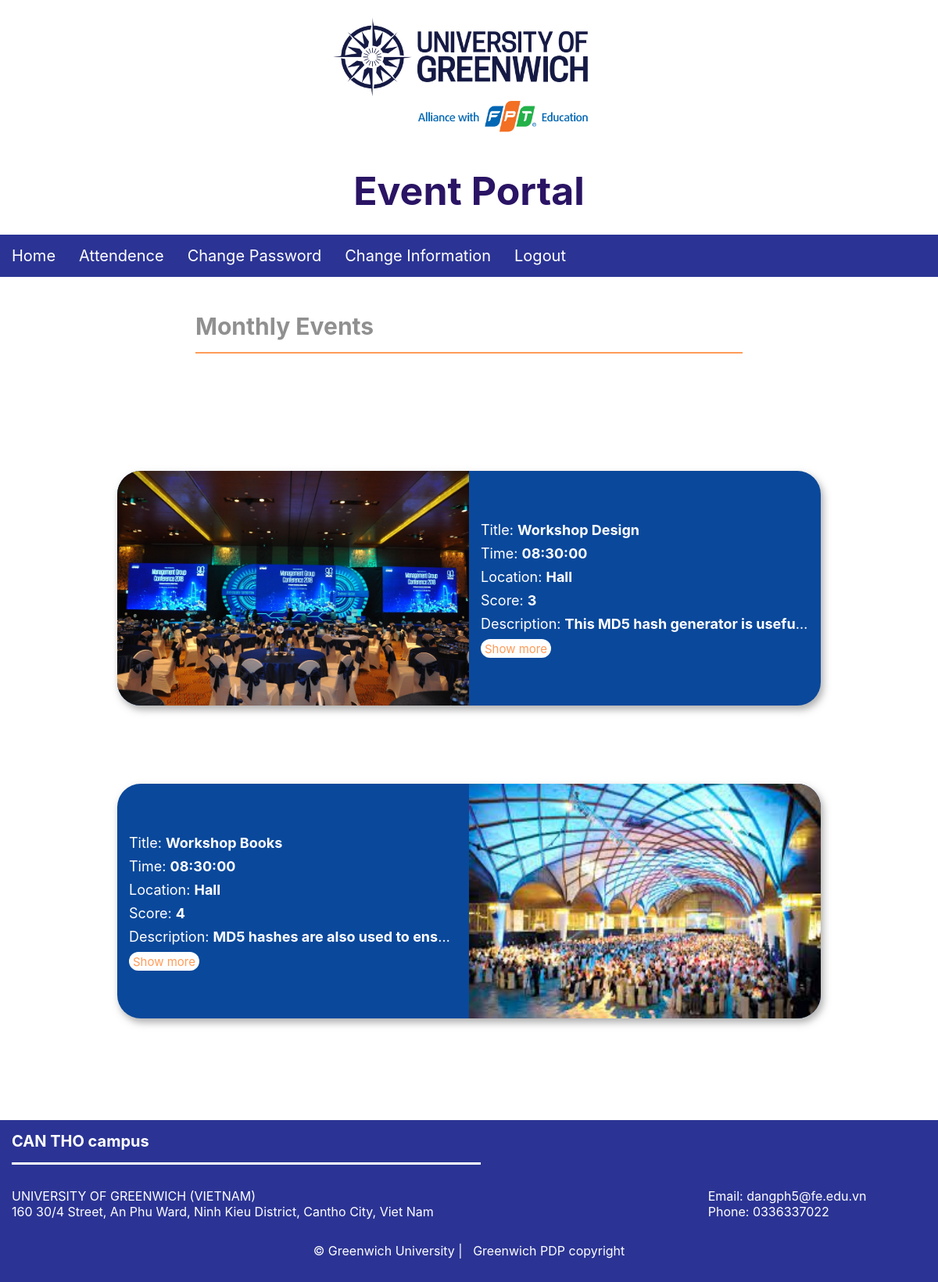
Screenshot of /index.php?page=home (signed in) with the database file from the repository.
### tables this page shows
CREATE TABLE `event` (
  `event_id` int(11) NOT NULL,
  `event_title` varchar(200) NOT NULL,
  `description` varchar(1000) NOT NULL,
  `date` date NOT NULL,
  `location` varchar(200) NOT NULL,
  `score` int(11) NOT NULL,
  `time_start` time NOT NULL,
  `time_end` time NOT NULL,
  `image` varchar(500) NOT NULL
);

### Views/EventMonth.php (the view, shortened to what this page needs)
<?php
include_once('./Libs/index.php');
include_once('./connectDB.php');
?>
<body>
    <div class="et-container">
        <h2 class="et-title">Monthly Events</h2>
        <div class="et-block">
            <?php
            $sql = "SELECT * FROM `event` WHERE event_id>0";
            $result = mysqli_query($conn, $sql);
            $no = 1;
            while ($row = mysqli_fetch_array($result,  MYSQLI_ASSOC)) {
            ?>
                <?php if ($no % 2 != 0) { ?>
                    <div class="et-piece">
                        <img src="./Assets/Image/<?php echo $row['image'] ?>" alt="450x300" class="et-figure p1">
                        <div class="et-piece-info p2">
                            <div class="et-detail">Title: <b><?php echo $row['event_title'] ?></b></div>
                            <div class="et-detail">Time: <b><?php echo $row['time_start'] ?></b></div>
                            <div class="et-detail">Location: <b><?php echo $row['location'] ?></b></div>
                            <div class="et-detail">Score: <b><?php echo $row['score'] ?></b></div>
                            <div class="et-detail">Description: <b><?php echo $row['description'] ?></b></div>
                            <a class="et-more-info" href="?page=home&&id=<?php echo $row['event_id'] ?>">Show more</a>
                        </div>
                    </div>
                <?php } else { ?>
                    <div class="et-piece">
                        <img src="./Assets/Image/<?php echo $row['image'] ?>" alt="450x300" class="et-figure p3">
                        <div class="et-piece-info p4">
                            <div class="et-detail">Title: <b><?php echo $row['event_title'] ?></b></div>
                            <div class="et-detail">Time: <b><?php echo $row['time_start'] ?></b></div>
                            <div class="et-detail">Location: <b><?php echo $row['location'] ?></b></div>
                            <div class="et-detail">Score: <b><?php echo $row['score'] ?></b></div>
                            <div class="et-detail">Description: <b><?php echo $row['description'] ?></b></div>
                            <a class="et-more-info" href="?page=home&&id=<?php echo $row['event_id'] ?>">Show more</a>
                        </div>
                    </div>
            <?php }
                $no++;
            } ?>
        </div>
    </div>
</body>

### Assets/css/Index.css (style rules this page uses)
:root { --blue: #2B3494; --orange: #FF7518; --white: #fff; --blueTrans: rgba(43,52,148,0.9); --orangeTrans: rgba(255,117,24,0.9); --whiteTrans: rgba(255,255,255,0.9); --blueViolet: #2A1464; }
* { margin: 0px; padding: 0px; font-family: -apple-system, BlinkMacSystemFont, 'Segoe UI', Roboto, Oxygen, Ubuntu, Cantarell, 'Open Sans', 'Helvetica Neue', sans-serif; }
.header { display: block; height: 300px; background-color: var(--white); }
.header-logo { width: auto; height: 200px; margin-left: 50%; transform: translateX(-50%); }
.header-title { font-size: 50px; text-align: center; margin-top: calc(50px - 40px); color: var(--blueViolet); }
.menu { width: 100%; height: fit-content; background-color: var(--blue); }
.menu-bar { display: flex; list-style: none; }
.menu-item { height: fit-content; padding: 15px 15px 15px 15px; cursor: pointer; }
.menu-link { color: var(--white); text-decoration: none; font-size: 20px; text-align: center; }
.footer { display: block; background-color: var(--blue); color: var(--white); font-size: 20px; padding-bottom: 30px; }
.footer-title { padding: 15px 0px; border-bottom: 3px solid white; width: 50%; margin: 0px 15px 30px 15px; font-size: 20px; }
.block-info { display: flex; flex-flow: row wrap; margin: 30px 15px 30px 15px; }
.left-info { margin-right: 15%; font-size: 16px; }
.right-info { margin-left: 15%; font-size: 16px; }
.info-char { width: max-content; font-size: 16px; }
.link-info { color: var(--white); text-decoration: none; font-size: 16px; }
.ft-coppyright { text-align: center; font-size: 16px; }

### Assets/css/Login.css (style rules this page uses)
* { margin: 0; padding: 0; font-family: -apple-system, BlinkMacSystemFont, 'Segoe UI', Roboto, Oxygen, Ubuntu, Cantarell, 'Open Sans', 'Helvetica Neue', sans-serif; }

### Assets/css/User.css (style rules this page uses)
* { padding: 0px; margin: 0px; font-family: -apple-system, BlinkMacSystemFont, 'Segoe UI', Roboto, Oxygen, Ubuntu, Cantarell, 'Open Sans', 'Helvetica Neue', sans-serif; }
:root { --grayTitle: #909090; --orangeBorder: #ff9c59; --bluePiece: #0a489b; --evDetail: #fff; --shadow: rgba(100,100,100,0.5); --transBlack: rgba(12,12,12,0.5); --litghtBlack: rgba(30,30,30,0.9); }
.et-container { margin-left: 200px; margin-right: 200px; padding-top: 30px; padding-bottom: 30px; }
.et-title { color: var(--grayTitle); font-size: 30px; margin-left: 50px; margin-right: 50px; margin-bottom: 150px; padding-top: 15px; padding-bottom: 15px; border-bottom: 2px solid var(--orangeBorder); }
.et-block { margin-left: 50px; margin-right: 50px; }
.et-piece { margin-left: 50%; transform: translateX(-50%); width: 900px; margin-top: 50px; margin-bottom: 100px; background-color: var(--bluePiece); height: 300px; overflow: hidden; border-radius: 30px; box-shadow: 3px 5px 10px 0.5px var(--shadow); display: grid; grid-template-columns: 450px 450px; grid-template-rows: 300px; }
.p3 { grid-column: 2/3; grid-row: 1/2; }
.p4 { grid-column: 1/2; grid-row: 1/2; }
.et-piece-info { height: 170px; font-size: 18px; padding-top: 15px; padding-left: 15px; padding-right: 15px; padding-bottom: 15px; margin-top: calc(150px - 100px); }
.et-detail { color: var(--evDetail); height: 30px; word-wrap: break-word; text-overflow: ellipsis; white-space: nowrap; overflow: hidden; }
.et-figure { width: 450px; height: 300px; }
.et-more-info { position: relative; font-size: 15px; color: var(--orangeBorder); padding-top: 2.5px; padding-bottom: 2.5px; padding-left: 5px; padding-right: 5px; cursor: pointer; background-color: var(--evDetail); width: fit-content; border-radius: 20px; font-weight: 400; text-decoration: none; outline: none; }

### Assets/css/Admin.css (style rules this page uses)
* { padding: 0; margin: 0; box-sizing: border-box; }
:root { --blue: #2B3494; --orange: #FF7518; --white: #fff; --blueTrans: rgba(43,52,148,0.9); --orangeTrans: rgba(255,117,24,0.9); --whiteTrans: rgba(255,255,255,0.9); --blueViolet: #2A1464; --btnAdd: #5CB85C; --btnAddRight: #1177D1;; --border:#ccc; }
html { font-family:-apple-system, BlinkMacSystemFont, 'Segoe UI', Roboto, Oxygen, Ubuntu, Cantarell, 'Open Sans', 'Helvetica Neue', sans-serif; }

### Assets/css/ChangePass.css (style rules this page uses)
* { margin: 0; padding: 0; font-family: -apple-system, BlinkMacSystemFont, 'Segoe UI', Roboto, Oxygen, Ubuntu, Cantarell, 'Open Sans', 'Helvetica Neue', sans-serif; }

### rows the page displays
event: image (picture), event_title "Workshop Design", time_start "08:30:00", location "Hall", score "3", description "This MD5 hash generator is usefu…"
event: image (picture), event_title "Workshop Books", time_start "08:30:00", location "Hall", score "4", description "MD5 hashes are also used to ens…"
